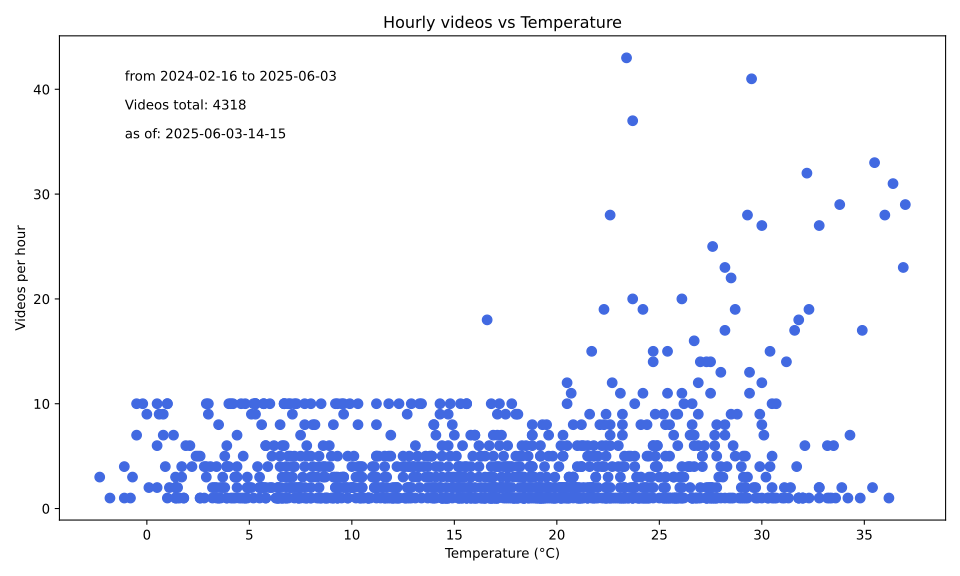

Here is the Python script that generated this plot:
import json
import matplotlib.pyplot as plt
from datetime import datetime
from dateslice import start_date, end_date

# Load data
with open('apidata.json') as f:
    data = json.load(f)

unfiltered = data['data']
created = data.get('created', '') # avoids KeyError, if 'created' not exists

### this is only needed for treating a part (slice) of the data:
# filter for range of dates in format yyyymmdd -> 8 digits
# start_date = None #"20250101"
# end_date = None

dateslist = [k[:8] for k in unfiltered]
if not start_date:
    start_date = dateslist[0]
if not end_date:
    end_date = dateslist[-1]

hourly_data = {
    k: v for k, v in unfiltered.items()
    if start_date <= k[:8] <= end_date
}

temps = []
counts = []
dates = []
total_counts = 0

for hour_str, stats in hourly_data.items():
    dt = datetime.strptime(hour_str, '%Y%m%d%H')
    dates.append(dt)
    temps.append(stats['temp'])
    counts.append(stats['count'])
    total_counts += stats['count']

# Find date range
if dates:
    oldest = min(dates)
    newest = max(dates)
    date_range_str = f"from {oldest.strftime('%Y-%m-%d')} to {newest.strftime('%Y-%m-%d')}"
else:
    date_range_str = "no data"

# Plot scatter
fig, ax = plt.subplots(figsize=(10, 6))
ax.scatter(temps, counts, color='royalblue', s=50)

ax.set_xlabel('Temperature (°C)')
ax.set_ylabel('Videos per hour')
ax.set_title('Hourly videos vs Temperature')

plt.figtext(0.13, 0.86, date_range_str, fontsize=10, ha='left')
plt.figtext(0.13, 0.81, f"Videos total: {total_counts}", fontsize=10, ha='left')
plt.figtext(0.13, 0.76, f"as of: {created}", fontsize=10, ha='left')

plt.tight_layout()
plt.savefig('countsbytemp.svg', format='svg')
# plt.show()
